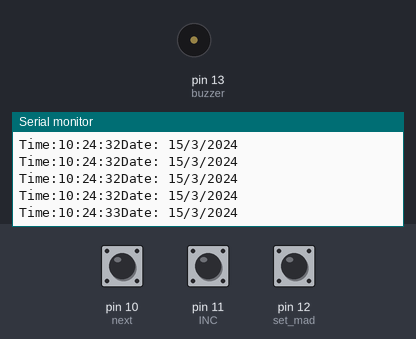
The sketch below on a simulated Arduino Uno, built with avr-gcc and run on an emulated ATmega328P. Parts: buzzer (waves = sounding, pin HIGH), the last lines printed to the serial monitor. The inputs (shaded band) are chosen by the test bench; at power-on: pin 12 (set_mad) HIGH, pin 11 (INC) HIGH, pin 10 (next) HIGH. The local clock reads 2024-03-15 10:24:30 at power-on unless the sketch sets it; EEPROM starts erased.

Above: at 3.2 s.
3.3 s: pin 12 (set_mad) pulled LOW for 0.25 s
At 3.3 s:
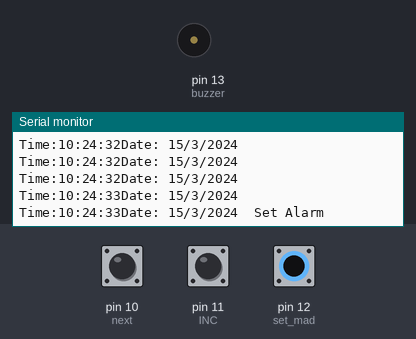
6.5 s: pin 11 (INC) pulled LOW for 0.25 s
At 6.86 s:
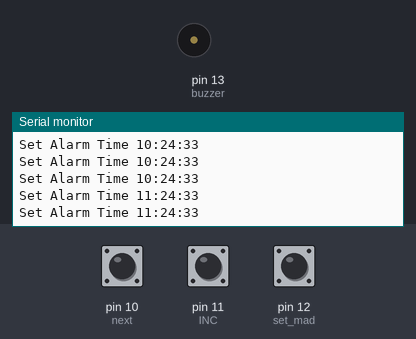
9.7 s: pin 11 (INC) pulled LOW for 0.25 s
At 10.06 s:
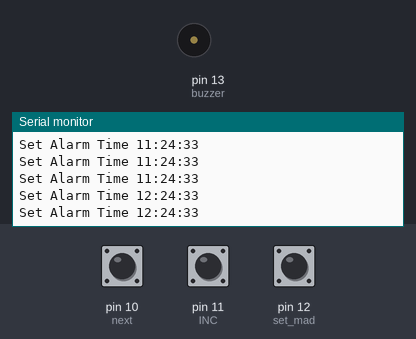
12.9 s: pin 10 (next) pulsed LOW 2 times (0.12 s each, 0.3 s apart)
At 14.0 s:
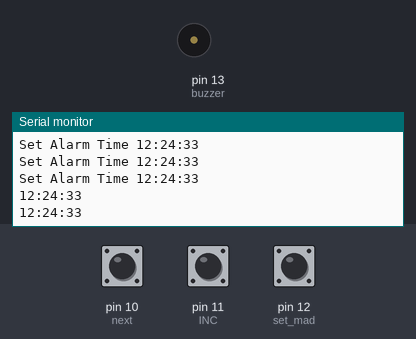
Timing chart, 0 to 15.9 s (numbered marks = the images above; inputs shaded):
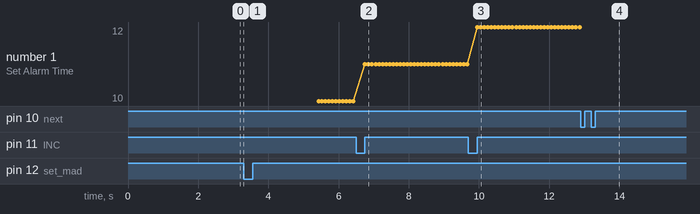

The sketch:

alarm2.ino
```cpp
#include <Wire.h>
#include<EEPROM.h>
#include <RTClib.h>
//#include <LiquidCrystal.h>

//LiquidCrystal lcd(3, 2, 4, 5, 6, 7);
RTC_DS1307 RTC;
int temp,inc,hours1,minut,add=11;

int next=10;
int INC=11;
int set_mad=12;

#define buzzer 13

int HOUR,MINUT,SECOND;


void setup()
{
 Wire.begin();
 RTC.begin();
 pinMode(INC, INPUT);
 pinMode(next, INPUT);
 pinMode(set_mad, INPUT);
 pinMode(buzzer, OUTPUT);
 digitalWrite(next, HIGH);
 digitalWrite(set_mad, HIGH);
 digitalWrite(INC, HIGH);
 Serial.begin(9600);
      Serial.print("Real Time Clock");
  // lcd.setCursor(0,1);
   Serial.print("Circuit Digest ");
    delay(2000);

 if(!RTC.isrunning())
 {
 RTC.adjust(DateTime(__DATE__,__TIME__));
 }
}

void loop()
{
   int temp=0,val=1,temp4;
   DateTime now = RTC.now();
   if(digitalRead(set_mad) == 0)      //set Alarm time
   {
     //lcd.setCursor(0,0);
     Serial.print("  Set Alarm  ");
    delay(2000);
    defualt();
    time();
    delay(1000);
    Serial.print("\n");
    //lcd.clear();
    //lcd.setCursor(0,0);
    Serial.print("  Alarm time ");
    //lcd.setCursor(0,1);
    Serial.print(" has been set  ");
    delay(2000);
 }
 Serial.print("\n");
 //lcd.clear();
 //lcd.setCursor(0,0);
 Serial.print("Time:");
 //lcd.setCursor(6,0);
 Serial.print(HOUR=now.hour(),DEC);
 Serial.print(":");
 Serial.print(MINUT=now.minute(),DEC);
 Serial.print(":");
 Serial.print(SECOND=now.second(),DEC);
 //lcd.setCursor(0,1);
 Serial.print("Date: ");
 Serial.print(now.day(),DEC);
 Serial.print("/");
 Serial.print(now.month(),DEC);
 Serial.print("/");
 Serial.print(now.year(),DEC);
 match();
 delay(200);
}

void defualt()
{
  //lcd.setCursor(0,1);
  Serial.print(HOUR);
  Serial.print(":");
  Serial.print(MINUT);
  Serial.print(":");
  Serial.print(SECOND);
Serial.print("\n");
}

/*Function to set alarm time and feed time into Internal eeprom*/

void time()
{
  int temp=1,minuts=0,hours=0,seconds=0;
    while(temp==1)
    {
     if(digitalRead(INC)==0)
     {
      HOUR++;
      if(HOUR==24)
      {
       HOUR=0;
      }
      while(digitalRead(INC)==0);
     }
     //lcd.clear();
     Serial.print("\n");
      //lcd.setCursor(0,0);
    Serial.print("Set Alarm Time ");
   //Serial.print(x);
    //lcd.setCursor(0,1);
    Serial.print(HOUR);
    Serial.print(":");
    Serial.print(MINUT);
    Serial.print(":");
    Serial.print(SECOND);

    Serial.print("\n");
    delay(100);
    if(digitalRead(next)==0)
    {
      hours1=HOUR;
      EEPROM.write(add++,hours1);
     temp=2;
     while(digitalRead(next)==0);
    }
    }

    while(temp==2)
    {
     if(digitalRead(INC)==0)
     {
      MINUT++;
      if(MINUT==60)
      {MINUT=0;}
      while(digitalRead(INC)==0);
     }
     // lcd.clear();
     Serial.print("\n");
    //lcd.setCursor(0,1);
    Serial.print(HOUR);
    Serial.print(":");
    Serial.print(MINUT);
    Serial.print(":");
    Serial.print(SECOND);

    Serial.print("\n");
    delay(100);
      if(digitalRead(next)==0)
      {
       minut=MINUT;
       EEPROM.write(add++, minut);
       temp=0;
       while(digitalRead(next)==0);
      }
    }
    delay(1000);
}

/* Function to chack medication time */

void match()
{
  int tem[17];
  for(int i=11;i<17;i++)
  {
    tem[i]=EEPROM.read(i);
  }
  if(HOUR == tem[11] && MINUT == tem[12])
  {
   beep();
   beep();
   beep();
   beep();
   //lcd.clear();
   Serial.print("\n");
   Serial.print("Wake Up........");
   //lcd.setCursor(0,1);
   Serial.print("Wake Up.......");
   beep();
   beep();
   beep();
   beep();
  }
}

/* function to buzzer indication */

void beep()
{
   digitalWrite(buzzer,HIGH);
   delay(500);
   digitalWrite(buzzer, LOW);
   delay(500);
}
```

Measured:
- after the input at 6.5 s, the serial monitor: prints a new line after 0.25 s (image 2)
- after the input at 9.7 s, the serial monitor: prints a new line after 0.25 s (image 3)
- after the input at 12.9 s, the serial monitor: prints a new line after 0.12 s (image 4)
- plotted number 1: 10 → 11 after the input at 6.5 s, 11 → 12 after the input at 9.7 s
